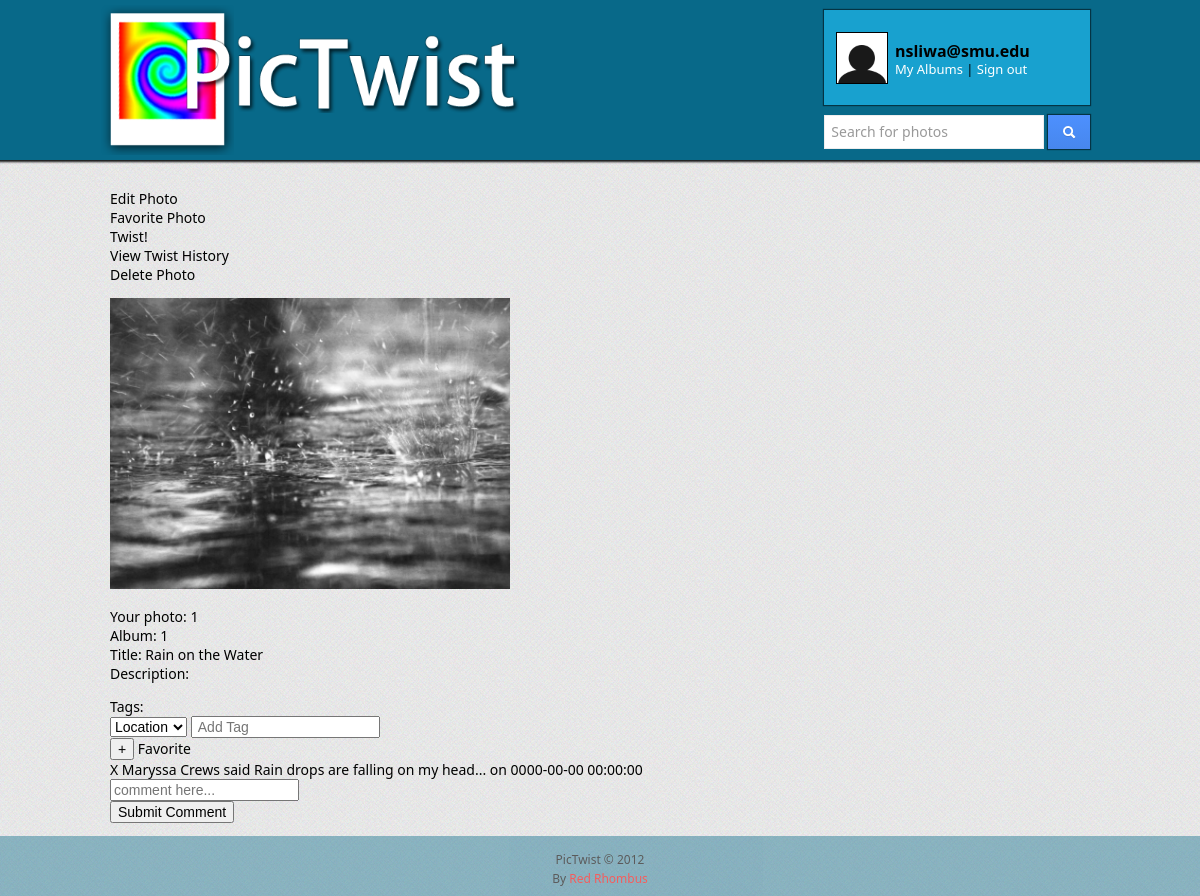
The page /viewStandard.php?p_id=1&a_id=1 (signed in) on the database its author committed.
### tables this page shows
CREATE TABLE photos(
  id INTEGER PRIMARY KEY AUTO_INCREMENT,
  title VARCHAR(255) DEFAULT "photo",
  description TEXT,
  path VARCHAR(255) NOT NULL,
  private BOOLEAN DEFAULT FALSE,
  views INTEGER DEFAULT 0,
  parent_photo_id INTEGER,
  album_id INTEGER NOT NULL,
  FOREIGN KEY (parent_photo_id) REFERENCES photos(id)
    ON UPDATE Cascade
    ON DELETE Cascade,
  FOREIGN KEY (album_id) REFERENCES albums(id)
    ON UPDATE Cascade
    ON DELETE Cascade,
  updated_at TIMESTAMP DEFAULT '0000-00-00 00:00:00',
  created_at TIMESTAMP DEFAULT '0000-00-00 00:00:00'
);

CREATE TABLE comments(
  id INTEGER PRIMARY KEY AUTO_INCREMENT,
  text TEXT NOT NULL,
  user_id INTEGER,
  photo_id INTEGER,
  FOREIGN KEY (user_id) REFERENCES users(id)
    ON UPDATE Cascade
    ON DELETE Cascade,
  FOREIGN KEY (photo_id) REFERENCES photos(id)
    ON UPDATE Cascade
    ON DELETE Cascade,
  updated_at TIMESTAMP DEFAULT '0000-00-00 00:00:00',
  created_at TIMESTAMP DEFAULT '0000-00-00 00:00:00'
);

CREATE TABLE users(
  id INTEGER PRIMARY KEY AUTO_INCREMENT,
  suspended INTEGER DEFAULT FALSE,
  email VARCHAR(255) UNIQUE NOT NULL,
  password_hash VARCHAR(255) NOT NULL,
  name VARCHAR(255) NOT NULL,
  city VARCHAR(255),
  state VARCHAR(255),
  country VARCHAR(255),
  bio TEXT,
  admin BOOLEAN DEFAULT FALSE,
  updated_at TIMESTAMP DEFAULT '0000-00-00 00:00:00',
  created_at TIMESTAMP DEFAULT '0000-00-00 00:00:00',
  last_login timestamp default CURRENT_TIMESTAMP()
);

### include/headCode.php (called while the page is built, shortened)
<?php
  $relativeDirectory = str_replace(basename($_SERVER['PHP_SELF']), '', $_SERVER['PHP_SELF']);
  $baseURL = "http://" . $_SERVER['HTTP_HOST'] . $relativeDirectory;
  $viewHandlerURL = $baseURL . 'view.processor.php';
  $editURL = $baseURL . 'edit.php';
  $twistURL = $baseURL . 'twist.php';
  $twistHistoryURL = $baseURL . 'twistHistory.php';
  $favoriteHandlerURL = $baseURL . 'favorite.processor.php';
  $deleteHandlerURL = $baseURL . 'delete.processor.php';
  $deleteCommentURL = $baseURL . 'delete.comment.php';
  $currentUser = getCurrentUser();
  function sql($query){
    $result = mysql_query($query) or die (mysql_error());
    return $result;
  }
  function getCurrentUser(){
    if(isset($_SESSION['uid'])) { $uid = $_SESSION['uid']; }
    else { $uid = -1; $_SESSION['uid'] = $uid;}
    if(isset($_SESSION['email'])) { $email = $_SESSION['email']; }
    else { $email = "Visitor"; $_SESSION['email'] = $email;}
    if(isset($_SESSION['name'])) { $name = $_SESSION['name']; }
    else { $name = "Unknown"; $_SESSION['name'] = $name;}
    if(isset($_SESSION['admin'])) {$admin = $_SESSION['admin'];}
    else { $admin = FALSE; $_SESSION['admin'] = $admin;}
    $currentUser = array("username" => $email, "id" => $uid, "name" => $name, "admin" => $admin);
    return $currentUser;
  }
  function params($key){
    return $_REQUEST[$key] ? mysql_real_escape_string(stripslashes($_REQUEST[$key])) : null;
  }
?>

### viewStandard.php (the view, shortened to what this page needs)
<?php INCLUDE_ONCE 'include/head.php' ?>
<?php
    $photo_id = params('p_id');
    $album_id = params('a_id');
    $query = "select title, description, path, private, album_id from photos where id = '".$photo_id."';";
    $result_photo = sql($query);
    while($row = mysql_fetch_array($result_photo))
    {
        $photo_title = $row["title"];
        $pathname = $row["path"];
        $album_id = $row["album_id"];
    }
    $query = "select text, c.id, c.updated_at, u.name from photos p JOIN comments c JOIN users u where p.id = ".$photo_id." AND p.id = c.photo_id AND u.id = c.user_id order by c.updated_at desc;";
	$result_comments = sql($query);
?>
<p>
	<?php
	echo '<a id="' . $photo_id . '" href="'.$editURL.'?p_id='.$photo_id.'&a_id='.$album_id . '">'.
		'Edit Photo</a><br/>';
	echo '<a id="' . $photo_id . '" href="'.$favoriteHandlerURL.'?p_id='.$photo_id.'&a_id='.$album_id. '">'.
		'Favorite Photo</a><br/>';
    echo '<a id="' . $photo_id . '" href="'.$twistURL.'?p_id='.$photo_id.'&a_id='.$album_id. '">'.
        'Twist!</a><br/>';
    echo '<a id="' . $photo_id . '" href="'.$twistHistoryURL.'?p_id='.$photo_id.'&a_id='.$album_id. '">'.
        'View Twist History</a><br/>';
	echo '<a id="' . $photo_id . '" href="'.$deleteHandlerURL.'?p_id='.$photo_id.'&a_id='.$album_id. '">'.
		'Delete Photo</a><br/>';
	?>
</p>
    <div class="fancyimage" >
        <img src="<?php echo $pathname;?>" alt="<?php echo $pathname;?>" width=400 height=400/>
    </div>
    <div class="fancycontent">
        <p>
        	Your photo: <?php echo $photo_id;?> <br/>
            Album: <?php echo $album_id ?> <br/>
            Title: <?php echo $photo_title;?><br/>
            Description: <br/>
        </p>
         <div id="tagsFields" class="tags">
	        Tags: <br/>
	        <form id="Insert" action="<?php echo $viewHandlerURL.'?p_id='.$photo_id.'&a_id='.$album_id ?>" enctype="multipart/form-data" method="post">
	        <select name='tag'>
	            <option value='location'>Location</option>
	        </select>
	        <input type='text' class="newTag" name='tagContent' rows="1" cols="10" placeholder=' Add Tag'><br/>
	        <input type='submit' class="submitTag" name='submit' value='+'>
	        <?php
	        	echo '<a id="' . $photo_id . '" id="favoriteButton" class="control" href="'.$favoriteHandlerURL.'?p_id='.$photo_id.'&a_id='.$album_id. '">'.
					'Favorite</a><br/>';
	        ?>
	    	</form>
	    </div>
    </div>
	<div class="comments" >
		<?php
			while($row = mysql_fetch_array($result_comments))
			{
				echo '<div class="comment">'.
					'<a href='.$deleteCommentURL.'?a_id='.$album_id.'&p_id='.$photo_id.'&c_id='.$row["id"].'>X </a>'.$row["name"] . ' said ' . $row["text"] . ' on '. $row["updated_at"] .
					'</div>';
			}
		?>
	</div>
	<div class="newComment">
		<?php
		if($currentUser['id'] > 0)
		{
			echo '<form method="post" action="' . $viewHandlerURL.'?p_id='.$photo_id.'&a_id='.$album_id. '">'.
				'<input class="commentText" type="textarea" name="comment" rows="3" cols="33" placeholder="comment here..."><br/>'.
				'<input class="submitComment" type="submit" name="submit" value="Submit Comment">'.
				'</form>';
		}
		?>
	</div>
<?php INCLUDE_ONCE 'include/foot.php' ?>

### styles/styles.css (style rules this page uses)
body { background-image: url('../img/bg.png'); margin: 0px; font-family: 'Segoe UI', Helvetica, Arial, sans-serif; font-size: 14px; }
html, body { height: 100%; }
a { text-decoration: none; color: #000; }

### rows shown on the page
photos: path (picture), album "1", title "Rain on the Water"
comments: user.name "Maryssa Crews", text "Rain drops are falling on my head...", updated_at "0000-00-00 00:00:00"

### other values the page prints
$currentUser['username'] "nsliwa@smu.edu"
$photo_id "1"
